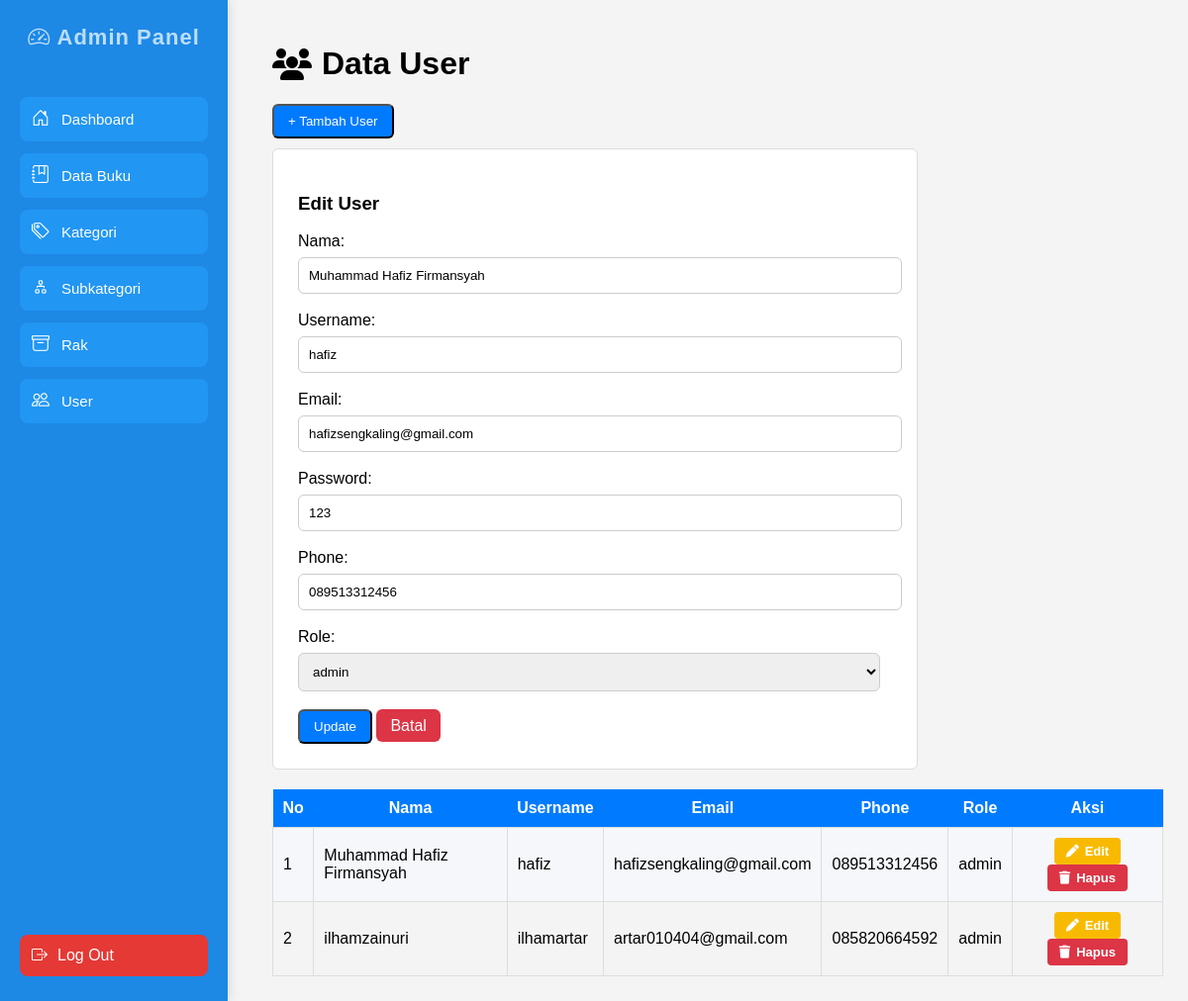
The app's page /cms/user.php?edit=3 with its own data.
### tables this page shows
CREATE TABLE `useracc` (
  `userId` int(11) NOT NULL,
  `name` varchar(50) NOT NULL,
  `username` varchar(20) NOT NULL,
  `email` text NOT NULL,
  `password` varchar(20) NOT NULL,
  `phone` varchar(15) NOT NULL,
  `role` enum('admin') NOT NULL
);

### cms/user.php (the view, shortened to what this page needs)
<?php
include '../config/koneksi2.php';
$editMode = false;
$editData = null;
if (isset($_GET['edit'])) {
    $editMode = true;
    $id = $_GET['edit'];
    $q = mysqli_query($koneksi, "SELECT * FROM useracc WHERE userId='$id'");
    $editData = mysqli_fetch_assoc($q);
}
?>
<!DOCTYPE html>
<html>
<head>
    <link rel="stylesheet" href="https://cdnjs.cloudflare.com/ajax/libs/font-awesome/6.5.0/css/all.min.css">
</head>
<body>
    <?php include 'sidebar.php'; ?>
    <div class="content">
        <h1 style="display:flex; align-items:center; gap:10px;">
            <i class="fa fa-users"></i> Data User
        </h1>
        <button class="btn" onclick="toggleForm()">+ Tambah User</button>
        <div id="formTambah" class="form-box <?= $editMode ? '' : 'hidden' ?>">
            <h3><?= $editMode ? 'Edit User' : 'Tambah User' ?></h3>
            <form method="POST">
                Nama:
                <input type="text" name="name" required value="<?= $editMode ? $editData['name'] : '' ?>">
                Username:
                <input type="text" name="username" required value="<?= $editMode ? $editData['username'] : '' ?>">
                Email:
                <input type="email" name="email" required value="<?= $editMode ? $editData['email'] : '' ?>">
                Password:
                <input type="text" name="password" required value="<?= $editMode ? $editData['password'] : '' ?>">
                Phone:
                <input type="text" name="phone" required value="<?= $editMode ? $editData['phone'] : '' ?>">
                Role:
                <select name="role" required>
                    <?php
                    $roles = ['admin'];
                    foreach ($roles as $r) {
                        $sel = ($editMode && $editData['role'] == $r) ? 'selected' : '';
                        echo "<option value='$r' $sel>$r</option>";
                    }
                    ?>
                </select>
                <button type="submit" name="<?= $editMode ? 'update' : 'simpan' ?>" class="btn">
                    <?= $editMode ? 'Update' : 'Simpan' ?>
                </button>
                <a href="user.php" class="btn-red btn">Batal</a>
            </form>
        </div>
        <table>
            <tr>
                <th>No</th>
                <th>Nama</th>
                <th>Username</th>
                <th>Email</th>
                <th>Phone</th>
                <th>Role</th>
                <th>Aksi</th>
            </tr>
            <?php
            $no = 1;
            $q = mysqli_query($koneksi, "SELECT * FROM useracc ORDER BY userId DESC");
            while ($r = mysqli_fetch_assoc($q)) {
            ?>
                <tr>
                    <td><?= $no++; ?></td>
                    <td><?= htmlspecialchars($r['name']); ?></td>
                    <td><?= htmlspecialchars($r['username']); ?></td>
                    <td><?= htmlspecialchars($r['email']); ?></td>
                    <td><?= htmlspecialchars($r['phone']); ?></td>
                    <td><?= htmlspecialchars($r['role']); ?></td>
                    <td class="aksi-btn">
                        <a href="user.php?edit=<?= $r['userId']; ?>"
                            class="btn-aksi btn-edit">
                            <i class="fa fa-pen"></i> Edit
                        </a>
                        <a href="user.php?hapus=<?= $r['userId']; ?>"
                            class="btn-aksi btn-hapus"
                            onclick="return confirm('Hapus user ini?')">
                            <i class="fa fa-trash"></i> Hapus
                        </a>
                    </td>
                </tr>
            <?php } ?>
        </table>
    </div>
</body>
</html>

### cms/user.php (style rules this page uses)
.content { padding: 20px; font-family: Arial; }
.btn { background: #007bff; padding: 8px 14px; color: white; border-radius: 6px; text-decoration: none; }
.btn-red { background: #dc3545; }
.form-box { background: #fff; padding: 25px; border: 1px solid #ddd; border-radius: 6px; margin-top: 10px; max-width: 600px; }
input, select { width: 98%; padding: 10px; margin: 7px 0 18px; border: 1px solid #ccc; border-radius: 6px; }
table { width: 100%; border-collapse: collapse; margin-top: 20px; }
th { background: #007bff; color: white; padding: 10px; }
td { padding: 10px; border: 1px solid #ddd; }
tr:nth-child(even) { background: #f5f7fa; }
td.aksi-btn { text-align: center; vertical-align: middle; }
.aksi-btn a { text-decoration: none; color: #fff; font-size: 13px; font-weight: bold; }
.btn-aksi { display: inline-flex; align-items: center; gap: 6px; padding: 6px 12px; border-radius: 4px; cursor: pointer; }
.btn-edit { background: #f8ba01ff; color: #000; }
.btn-hapus { background: #dc3545; }

### cms/sidebar.php (style rules this page uses)
body { margin: 0; font-family: Arial, sans-serif; background: #f4f4f4; }
.content { margin-left: 250px; padding: 25px; min-height: 100vh; box-sizing: border-box; }

### records on screen
useracc: name "Muhammad Hafiz Firmansyah", username "hafiz", email "hafizsengkaling@gmail.com", password "123", phone "089513312456", role "admin"
useracc: name "ilhamzainuri", username "ilhamartar", email "artar010404@gmail.com", phone "085820664592", role "admin"

### other values on screen
form field role "admin"
